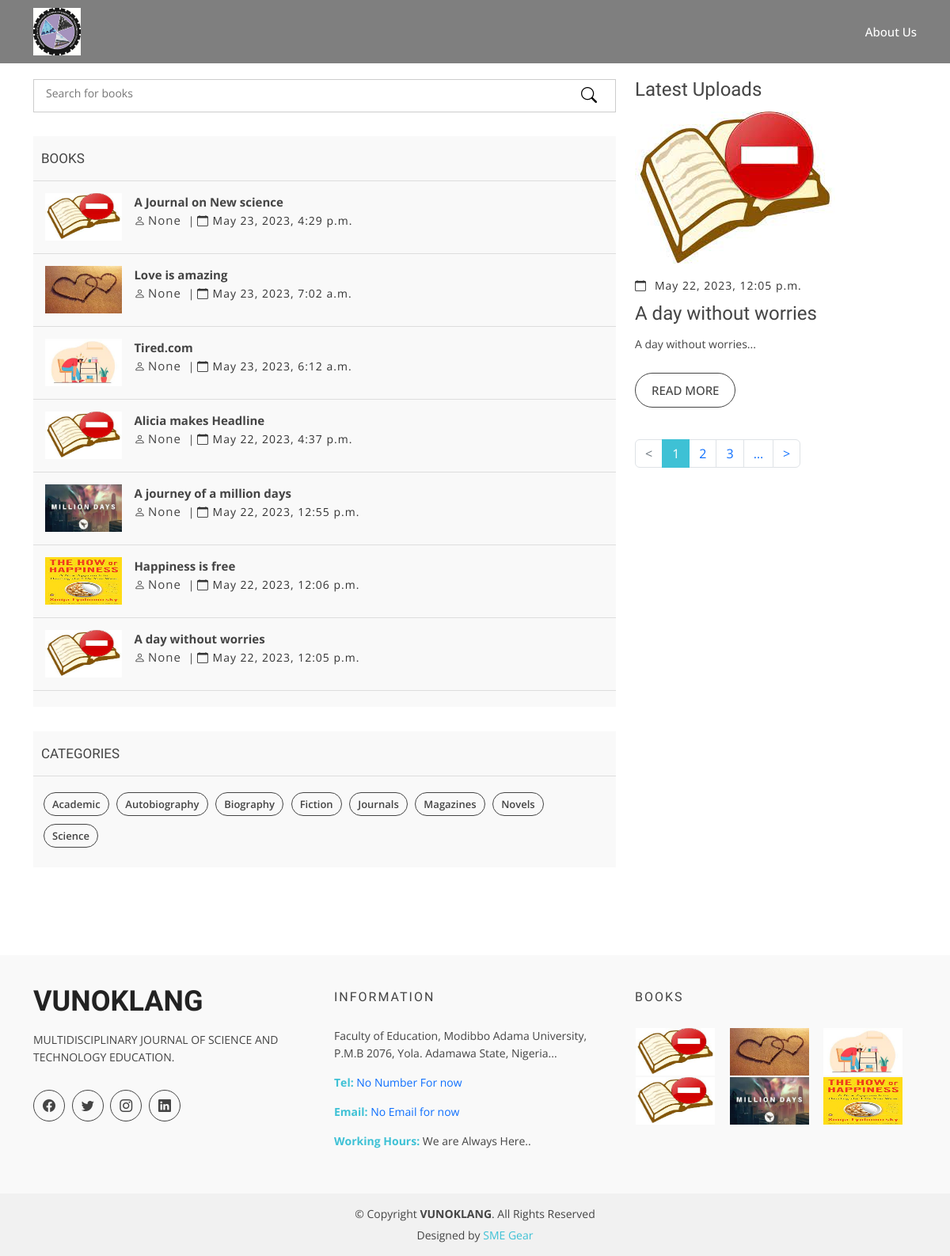
Before: / with the older database file.
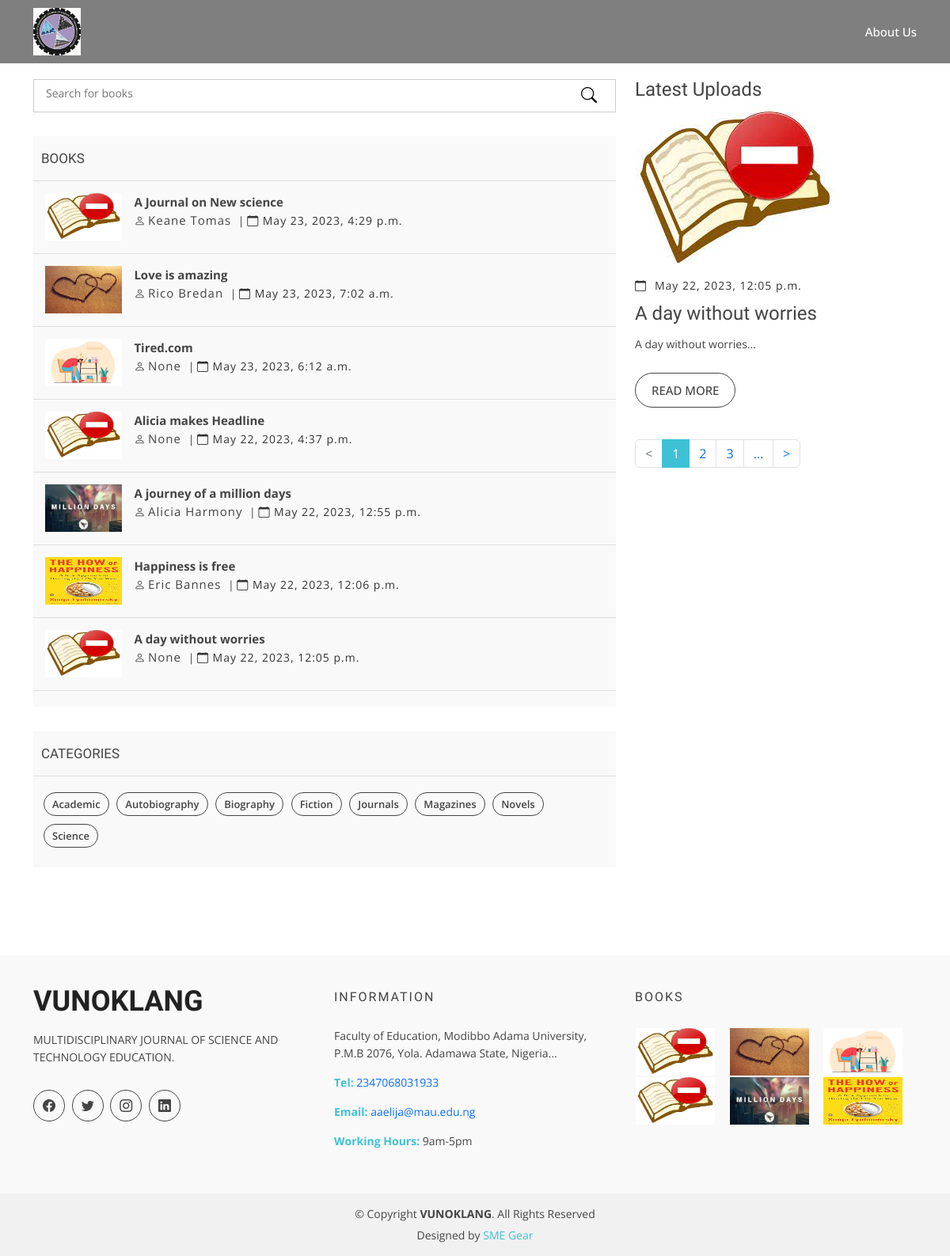
After: the same page with the newer database file.
### academic_journals_app/models.py (models this page shows, shortened)
class BookDetailPost(models.Model):
    title = models.CharField(max_length=200, unique=True, help_text="The name of your book") #Title of the Article
    slug = models.SlugField(max_length=200, unique=True,help_text="Don't Edit, It Populates itself", null=True, blank=True) #Unique identifier for the article
    author = models.CharField( max_length=250,null=True, blank=True) #Author of the Article
    description = models.TextField(help_text="A short description of your book") #Short Description of the article
    quote = models.CharField(max_length=300, null=True, blank=True)
    category = models.ForeignKey(Category, related_name='category', on_delete=models.SET_NULL,null=True, blank=True, help_text="Choose the ctegory your book fall in.") #Category of the article
    keywords = models.CharField(max_length=250, help_text="Choose keywords to locate your book easier", null=True, blank=True) #Keywords to be used in SEO
    cover = models.ImageField(upload_to='book_covers/', null=True, blank=True) #Cover Image of the article
    book = models.FileField(upload_to='books/',null=True, help_text='Upload your book here')# The book
    created_on = models.DateTimeField(auto_now_add=True) #Date of creation
    updated_on = models.DateTimeField(auto_now=True) #Date of updation
    status = models.CharField(choices=STATUS, max_length=200, default="Published") #Status of the Article either Draft or Published
    def get_total_comments(self):
        return Comment.objects.filter(comment=self).count()
    def get_absolute_url(self):
        return reverse("book_detail", args=[str(self.slug)])

class Owner_Details(models.Model):
    meta_author = models.CharField(max_length=200, null=True,blank=True, help_text="Seo author name")
    meta_description = models.CharField(max_length=200, null=True,blank=True, help_text="Seo description")
    meta_keywords = models.TextField(null=True,blank=True, help_text="Seo keywords" )
    title=models.CharField(max_length=200, null=True, blank=True, default="My site", help_text="Name of your site")
    favicon = models.ImageField(null=True, blank=True, help_text="image that appears on your url")
    logo = models.ImageField(null=True, blank=True, help_text="Logo that appears on your site")
    site_description = models.CharField(max_length=300, null=True, blank=True, help_text="A logo alternative in written form")
    footer_title = models.CharField(max_length=300, null=True, blank=True, help_text="Your footer title")
    footer_description = models.CharField(max_length=300, null=True, blank=True, help_text="Your footer description")
    facebook= models.URLField(null=True, blank=True, help_text="Facebook url")
    Twitter= models.URLField(null=True, blank=True, help_text="Twitter url")
    Instagram= models.URLField(null=True, blank=True, help_text="Instagram url")
    linkedIn= models.URLField(null=True, blank=True, help_text="Linkedin url")
    Address = models.CharField(max_length=1000, null=True, blank=True, help_text="Your Address")
    Tel = models.IntegerField(null=True, blank=True,help_text="Your phone number")
    Email = models.EmailField(null=True, blank=True,help_text="Your Email Address")
    Working_hours = models.CharField(max_length=300, null=True, blank=True, help_text="Your specific working hours")
    class Meta:
        verbose_name = "Owner_Detail"
        verbose_name_plural = "Owner_Details"

### academic_journals_app/views.py (the view)
# urls.py: 2. Add a URL to urlpatterns:  path('', Home.as_view(), name='home')
class Home(ListView):
    model = BookDetailPost
    template_name= "book.html"
    def  get_context_data(self,*args, **kwargs):
        query, owner = latest_uploads()
        category = Category.objects.all()
        page_data = paginator_page(self.request)
        pages = page_data['book_page']
        context = super(Home, self).get_context_data(*args, **kwargs)
        context["category"] = category
        context["book_page"] = pages
        context["new_query"] = query
        context["owner"]= owner
        return context

### academic_journals_app/utils.py (called while the page is built)
def paginator_page(request):
    BookDetailPost_list = BookDetailPost.objects.all()
    page = request.GET.get('page', 1)
    paginator = Paginator(BookDetailPost_list, 1)
    try:
        pages = paginator.page(page)
    except PageNotAnInteger:
        pages = paginator.page(1)
    except EmptyPage:
        pages = paginator.page(paginator.num_pages)
    return {'book_page': pages}

def latest_uploads():
    try:
        queryset2=BookDetailPost.objects.all().order_by('-created_on')[:6]
    except:
        queryset2 = BookDetailPost.objects.all()
    try:
        owner = Owner_Details.objects.get()
    except:
        owner = Owner_Details.objects.all()
    return queryset2, owner

### templates/book.html (shortened to what the changed rows need)
{% extends 'main.html' %}
{% load static %}
{% block content %}
    <main id="main">
        <div class="blog-page area-padding">
            <div class="container">
                <div class="row new_row">
                    <div class="col-lg-8 col-md-8">
                        <div class="page-head-blog">
                            <div class="single-blog-page">
                                <div class="left-blog">
                                    <div class="recent-post">
                                        {% for book in object_list reversed %}
                                        <div class="recent-single-post">
                                            <div class="post-img">
                                                {% if book.cover %}
                                                <a href="{{book.get_absolute_url}}">
                                                    <img src="{{book.cover.url}}" alt="{{book.title}}" style="width: 100px; height: 60px;">
                                                </a>
                                                {% else %}
                                                <a href="{{book.get_absolute_url}}">
                                                    <img src="{% static 'img/background/empty.jfif' %}" alt="No image here" style="width: 100px; height: 60px;">
                                                </a>
                                                {% endif %}
                                            </div>
                                            <div class="pst-content">
                                                <p>
                                                    <a href="{{book.get_absolute_url}}"> <strong>{{book.title}}</strong></a>
                                                    <br>
                                                    <span class="comments-type">
                                                        <i class="bi bi-person"></i>
                                                        <a href="{{book.get_absolute_url}}"> {{book.author}}</a>
                                                        </span> |
                                                    <span class="date-type">
                                                      <i class="bi bi-calendar"></i> {{book.created_on}}
                                                    </span>
                                                </p>
                                            </div>
                                        </div>
                                        {% endfor %}
                                    </div>
                                </div>
                            </div>
                        </div>
                    </div>
                </div>
            </div>
        </div>
    </main>
{% endblock %}

### templates/main.html (shortened to what the changed rows need)
<!DOCTYPE html>
{% load static %}
<html lang="en">
<head>
    <link href="{% static 'vendor/animate.css/animate.min.css' %}" rel="stylesheet">
    <link href="{% static 'vendor/bootstrap/css/bootstrap.min.css' %}" rel="stylesheet">
    <link href="{% static 'vendor/bootstrap-icons/bootstrap-icons.css' %}" rel="stylesheet">
    <link href="{% static 'vendor/glightbox/css/glightbox.min.css' %}" rel="stylesheet">
    <link href="{% static 'vendor/swiper/swiper-bundle.min.css' %}" rel="stylesheet">
    <link href="{% static 'css/style.css'%}" rel="stylesheet">
</head>
<body>
    <header id="header" class="fixed-top d-flex align-items-center">
        <div class="container d-flex justify-content-between">
            <div class="logo d-flex">
                {% if  owner.site_description%}
                <h1><a href="{%url 'home'%}"><span></span>{{owner.site_description}}</a></h1>
                {% else%}
                <a href="{%url 'home'%}"><img src="{{owner.logo.url}}" alt="{{owner.title}}" class="img-fluid"></a>
                {% endif %}
            </div>
        </div>
    </header>
    {% block content %}
    {% endblock %}
    <footer>
        <div class="footer-area">
            <div class="container">
                <div class="row">
                    <div class="col-md-4">
                        <div class="footer-content">
                            <div class="footer-head">
                                <div class="footer-logo">
                                    <h2>{{owner.footer_title}} </h2>
                                </div>
                                <p>{{owner.footer_description}}.</p>
                                <div class="footer-icons">
                                    <ul>
                                    </ul>
                                </div>
                            </div>
                        </div>
                    </div>
                    <div class="col-md-4">
                        <div class="footer-content">
                            <div class="footer-head">
                                <h4>information</h4>
                                <p>
                                   {{owner.Address}}..
                                </p>
                                <div class="footer-contacts">
                                    {% if owner.Tel %}
                                    <p><span>Tel:</span><a href="tel:{{owner.Tel}}"> {{owner.Tel}}</a> </p>
                                    {% else %}
                                    <p><span>Tel:</span><a href="#"> No Number For now</a> </p>
                                    {% endif %}
                                    {% if owner.Email %}
                                    <p><span>Email:</span><a href="mailto:{{owner.Email}}"> {{owner.Email}}</a> </p>
                                    {% else %}
                                    <p><span>Email:</span><a href="#"> No Email for now</a> </p>
                                    {% endif %}
                                    {% if  owner.Working_hours%}
                                    <p><span>Working Hours:</span> {{owner.Working_hours}}</p>
                                    {% else %}
                                    <p><span>Working Hours:</span> We are Always Here..</p>
                                    {% endif %}
                                </div>
                            </div>
                        </div>
                    </div>
                    <div class="col-md-4">
                        <div class="footer-content">
                            <div class="footer-head">
                                <div class="flicker-img">
                                    {% for image in new_query %}
                                    {% if image.cover %}
                                    <a href="{{image.get_absolute_url}}"><img src="{{image.cover.url}}" alt="{{image.title}}" title="{{image.title}}" style="width: 100px; height: 60px;"></a>
                                    {% else %}
                                    <a href="{{image.get_absolute_url}}"><img src="{% static 'img/background/empty.jfif' %}" alt="No image here" title="{{image.title}}" style="width: 100px; height: 60px;"></a>
                                    {% endif %}
                                    {% endfor %}
                                </div>
                            </div>
                        </div>
                    </div>
                </div>
            </div>
        </div>
        <div class="footer-area-bottom">
            <div class="container">
                <div class="row">
                    <div class="col-md-12 col-sm-12 col-xs-12">
                        <div class="copyright text-center">
                            <p>
                                &copy; Copyright <strong>{{owner.title}}</strong>. All Rights Reserved
                            </p>
                        </div>
                    </div>
                </div>
            </div>
        </div>
    </footer>
</body>
</html>

Changed rows visible on the page:
changed Owner_Details "VUNOKLANG": Tel (not shown) → "2347068031933"; Email (not shown) → "aaelija@mau.edu.ng"; Working_hours (not shown) → "9am-5pm"
changed BookDetailPost "A Journal on New science": author "None" → "Keane Tomas"
changed BookDetailPost "Love is amazing": author "None" → "Rico Bredan"
changed BookDetailPost "A journey of a million days": author "None" → "Alicia Harmony"
changed BookDetailPost "Happiness is free": author "None" → "Eric Bannes"
Other visible differences:
text no longer shown: "No Number For now No Email for now We are Always Here.."
